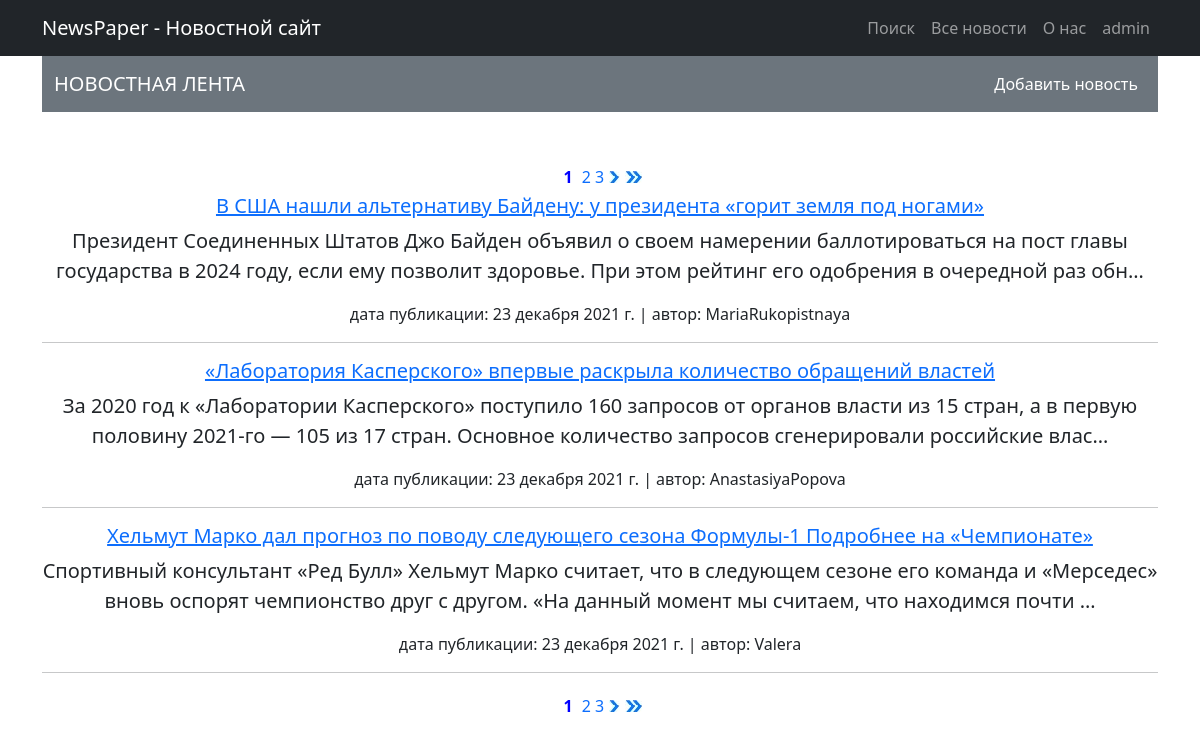
The app's page /news/ (signed in) with its own data.
### news/models.py (models this page shows, shortened)
class Post(models.Model):
    author = models.ForeignKey(Author, on_delete=models.CASCADE)
    NEWS = 'NW'
    ARTICLE = 'AR'
    CATEGORY_CHOICES = (
        (NEWS, 'Новость'),
        (ARTICLE, 'Статья')
    )
    categoryType = models.CharField(max_length=2, choices=CATEGORY_CHOICES, default=ARTICLE)
    dateCreation = models.DateTimeField(auto_now_add=True)
    postCategory = models.ManyToManyField(Category, through='PostCategory')
    title = models.CharField(max_length=128)
    text = models.TextField()
    rating = models.SmallIntegerField(default=0)
    class Meta:
        verbose_name = 'Пост'
        verbose_name_plural = 'Посты'

class Author(models.Model):
    authorUser = models.OneToOneField(User, on_delete=models.CASCADE)
    ratingAuthor = models.SmallIntegerField(default=0)
    def __str__(self):
        return '{}'.format(self.authorUser)
    class Meta:
        verbose_name = 'Автор'
        verbose_name_plural = 'Авторы'

### news/views.py (the view)
# urls.py: path('', NewsList.as_view(), name='news'),  # Главная страница - список новостей
class NewsList(ListView):
    model = Post
    template_name = 'news/news.html'
    context_object_name = 'news'
    ordering = ['-dateCreation']
    paginate_by = 3
    def get_context_data(self, **kwargs):
        context = super().get_context_data(**kwargs)
        context['filter'] = NewsFilter(self.request.GET, queryset=self.get_queryset())
        return context

### news/templatetags/custom_filters.py (called while the page is built)
@register.filter(name='Censor')
def Censor(value, arg):
    variants = ['mat', 'мат', 'перемат', 'блбл']
    for variant in variants:
        value = value.replace(variant, '***')
    return value

### templates/news/news.html (shortened to what this page needs)
{% extends 'news/default.html' %}
{% load custom_filters %}
{% load static %}
{% block title-container %}
<span class="navbar-brand text-white text-uppercase">
Новостная лента
</span>
{% endblock %}
{% block nav-container %}
<li class="nav-item">
    <a class="nav-link text-white" href="{% url 'create' %}">
        Добавить новость
    </a>
</li>
{% endblock %}
{% block content %}
{% if is_paginated %}
    {% for num in page_obj.paginator.page_range %}
        {% if page_obj.number == num %}
            <a class="my_class" ><span>{{ num }}</span></a>
        {% elif num > page_obj.number|add:'-3' and num < page_obj.number|add:'3' %}
            <a class="my_class" href="?page={{ num }}">
                {{ num }}
            </a>
        {% endif %}
    {% endfor %}
    {% if page_obj.has_next %}
        <a class="my_class" href="?page={{ page_obj.next_page_number }}">
            <img src="{% static 'img/next_page.png' %}" alt="photo">
        </a>
        <a class="my_class" href="?page={{ page_obj.paginator.num_pages }}">
            <img src="{% static 'img/next_end_page.png' %}" alt="photo">
        </a>
    {% endif %}
    {% if news %}
        {% for new in news %}
            <h5>
                <a href="{% url 'detail' new.pk %}">
                    {{ new.title | Censor:"" }}
                </a>
            </h5>
            <p class="lead">{{ new.text|truncatechars:200 | Censor:"" }} </p>
            <p>дата публикации: {{ new.dateCreation.date }} | автор: {{new.author}}</p>
            <hr>
        {% endfor %}
    {% else %}
        <h2>К сожалению новостей пока нет!!!</h2>
    {% endif %}
    {% for num in page_obj.paginator.page_range %}
        {% if page_obj.number == num %}
            <a class="my_class" ><span>{{ num }}</span></a>
        {% elif num > page_obj.number|add:'-3' and num < page_obj.number|add:'3' %}
            <a class="my_class" href="?page={{ num }}">
                {{ num }}
            </a>
        {% endif %}
    {% endfor %}
    {% if page_obj.has_next %}
        <a class="my_class" href="?page={{ page_obj.next_page_number }}">
            <img src="{% static 'img/next_page.png' %}" alt="photo">
        </a>
        <a class="my_class" href="?page={{ page_obj.paginator.num_pages }}">
            <img src="{% static 'img/next_end_page.png' %}" alt="photo">
        </a>
    {% endif %}
{% endif %}
{% endblock %}

### templates/news/default.html (shortened to what this page needs)
<!DOCTYPE html>
<html lang="en">
    <head>
        {% load static %}
        <link href="{% static 'css/styles.css' %}" rel="stylesheet" />
        <link href="{% static 'css/my_styles.css' %}" rel="stylesheet" />
    </head>
    <body>
        <nav class="navbar navbar-expand-lg navbar-dark bg-dark">
            <div class="container">
                <a class="navbar-brand" href="{% url 'news' %}">NewsPaper - Новостной сайт</a>
                <div class="collapse navbar-collapse" id="navbarSupportedContent">
                    <ul class="navbar-nav ms-auto mb-2 mb-lg-0">
                        <li class="nav-item">
                            <a class="nav-link" href="{% url 'search' %}">Поиск</a>
                        </li>
                        <li class="nav-item">
                            <a class="nav-link" href="{% url 'news' %}">Все новости</a>
                        </li>
                        <li class="nav-item">
                            <a class="nav-link" href="{% url 'about' %}">О нас</a>
                        </li>
                        <li class="nav-item">
                            {% if request.user.username %}
                                <a class="nav-link" href="{% url 'account' %}">
                                    {{ request.user.username }}
                                 </a>
                            {% else %}
                                <a class="nav-link" href="{% url 'login' %}"> Войти </a>
                            {% endif%}
                        </li>
                    </ul>
                </div>
            </div>
        </nav>
        <div class="container">
            <nav class="navbar navbar-expand-lg navbar-dark bg-secondary">
                <div class="container">
                   <span class="navbar-brand text-white text-uppercase">
                       {% block title-container %}
                       {% endblock %}
                   </span>
                    <div class="collapse navbar-collapse">
                        <ul class="navbar-nav ms-auto mb-2 mb-lg-0">
                                {% block nav-container %}
                                {% endblock %}
                        </ul>
                    </div>
                </div>
            </nav>
            <div class="text-center mt-5">
                    {% block content %}
                    {% endblock %}
            </div>
        </div>
    </body>
</html>

### static/css/my_styles.css (style rules this page uses)
.my_class { display: inline-flex; text-decoration: none; }
.my_class span { padding: 5px; color: blue; font-size: 16px; font-weight: bold; }

### records on screen
Post: title|Censor "В США нашли альтернативу Байдену: у президента «горит земля под ногами»", text|Censor "Президент Соединенных Штатов Джо Байден объявил о своем намерении баллотироваться на пост главы государства в 2024 году, если ему позволит здоровье. При этом рейтинг его одобрения в очередной раз обн…", dateCreation "23 декабря 2021 г.", author "MariaRukopistnaya"
Post: title|Censor "«Лаборатория Касперского» впервые раскрыла количество обращений властей", text|Censor "За 2020 год к «Лаборатории Касперского» поступило 160 запросов от органов власти из 15 стран, а в первую половину 2021-го — 105 из 17 стран. Основное количество запросов сгенерировали российские влас…", dateCreation "23 декабря 2021 г.", author "AnastasiyaPopova"
Post: title|Censor "Хельмут Марко дал прогноз по поводу следующего сезона Формулы-1 Подробнее на «Чемпионате»", text|Censor "Спортивный консультант «Ред Булл» Хельмут Марко считает, что в следующем сезоне его команда и «Мерседес» вновь оспорят чемпионство друг с другом. «На данный момент мы считаем, что находимся почти …", dateCreation "23 декабря 2021 г.", author "Valera"

### other values on screen
{{ request.user.username }} "admin"
{{ num }} "1"
{{ num }} "2" "3"
